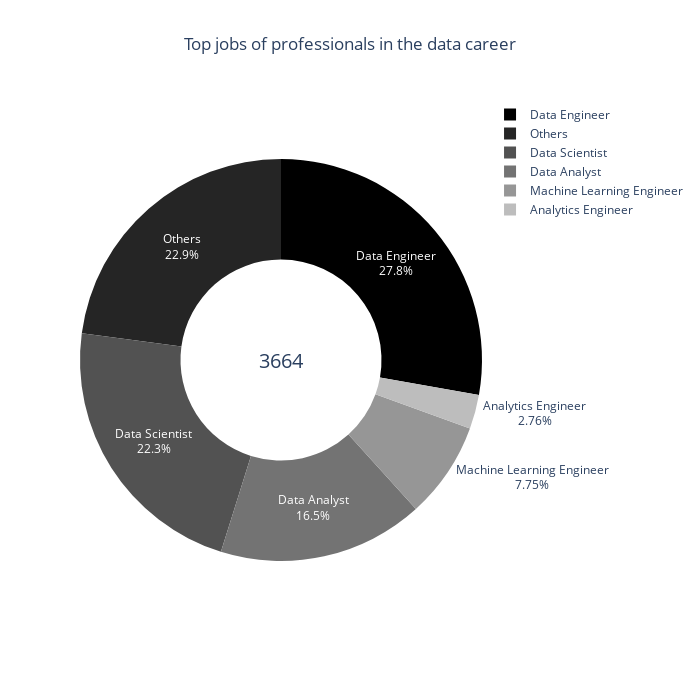

Source (notebook cell):
### Code cell
jobs_title = df["job_title"].value_counts().sort_values(ascending=False)

# top jobs
top_jobs_labels = jobs_title.index.values[:5].tolist()
top_jobs_values = jobs_title.values[:5].tolist()

# sum of total jobs registered
total = sum(jobs_title.values)

# sum of other jobs
others = sum(jobs_title.values[5:])

jobs_values = top_jobs_values + [others]
jobs_labels = top_jobs_labels + ["Others"]

jobs = dict(zip(jobs_labels, jobs_values))

# Ordenar o dicionário pelos valores em ordem crescente
jobs_ordered = dict(sorted(jobs.items(), key=lambda item: item[1], reverse=True))

# Cria um objeto Pie para o gráfico de donut
data = [
    go.Pie(
        labels=list(jobs_ordered.keys()),
        values=list(jobs_ordered.values()),
        hole=0.5,
        marker=dict(colors=list(reversed(colors.sequential.Greys))),
        textinfo="percent+label",
        insidetextorientation="auto",
        hoverinfo="label+value",
    )
]

# Cria a anotação com o valor total
annotation = dict(font=dict(size=20), showarrow=False, text=str(total), x=0.5, y=0.5)

# Cria o layout do gráfico
layout = go.Layout(
    title={
        'text': "Top jobs of professionals in the data career",
        'x': 0.5,
        'xanchor': 'center'
    },
    width=700,
    height=700,
    annotations=[annotation],
)

# Cria a figura do gráfico
fig = go.Figure(data=data, layout=layout)

fig.show()

### Figure 1 — Plotly figure (JSON) as saved in the notebook; plotly's stock layout.template omitted (floating-point values rounded to 4 significant figures)
{"data": [{"hole": 0.5, "hoverinfo": "label+value", "insidetextorientation": "auto", "labels": ["Data Engineer", "Others", "Data Scientist", "Data Analyst", "Machine Learning Engineer", "Analytics Engineer"], "marker": {"colors": ["rgb(0,0,0)", "rgb(37,37,37)", "rgb(82,82,82)", "rgb(115,115,115)", "rgb(150,150,150)", "rgb(189,189,189)", "rgb(217,217,217)", "rgb(240,240,240)", "rgb(255,255,255)"]}, "textinfo": "percent+label", "type": "pie", "values": [1018, 838, 817, 606, 284, 101]}], "layout": {"annotations": [{"font": {"size": 20}, "showarrow": false, "text": "3664", "x": 0.5, "y": 0.5}], "height": 700, "title": {"text": "Top jobs of professionals in the data career", "x": 0.5, "xanchor": "center"}, "width": 700}}
